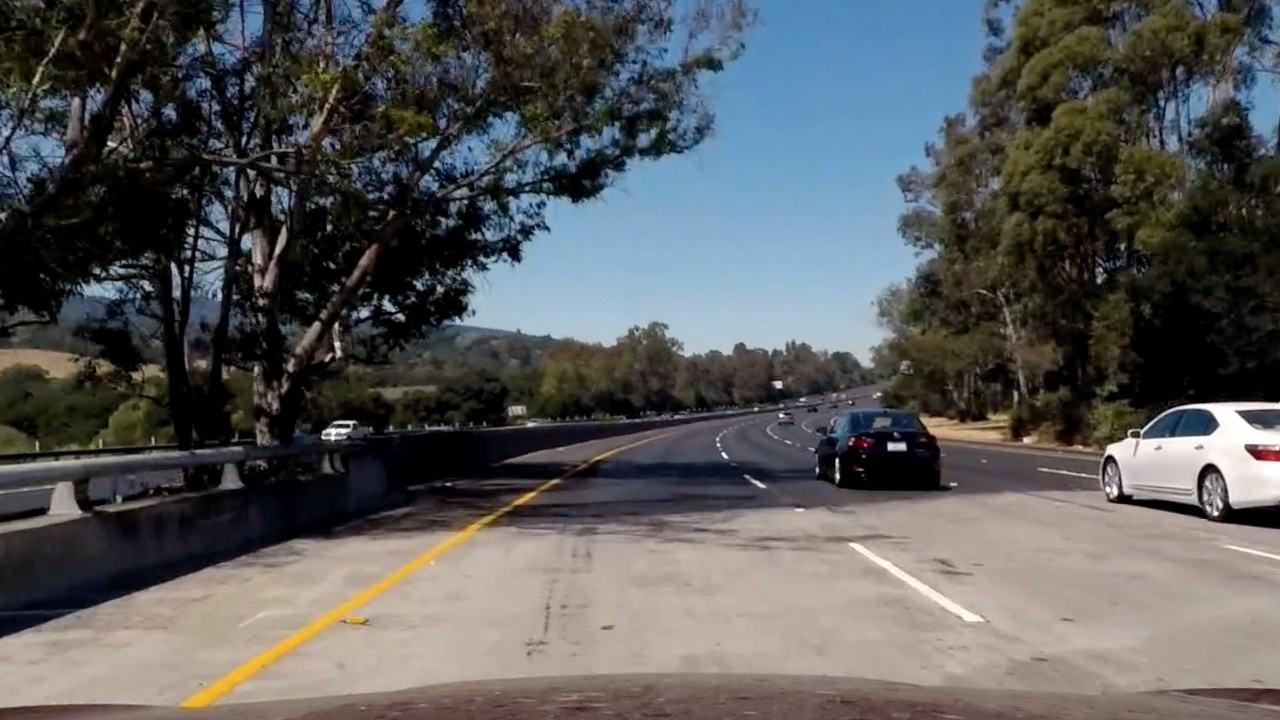
#> input picture Advanced_lane_detection/bridge_shadow.jpg, 1280 x 720 px
$ python HSV_Sobel_Combo.py   (older library calls are emulated)
#> lines starting #> are read from the running program, lines starting #| are printed output that depends on the picture
import cv2
import matplotlib.pyplot as plt
import matplotlib.image as mpimg
import numpy as np

img = mpimg.imread("bridge_shadow.jpg")
#> img is the input picture: shape (720, 1280, 3); mean R, G, B 89.7, 90.6, 90.8
image = np.copy(img)

img2 = image[:, :, :]
gray = cv2.cvtColor(image, cv2.COLOR_RGB2GRAY)

sobelx = cv2.Sobel(gray, cv2.CV_64F, 1, 0)
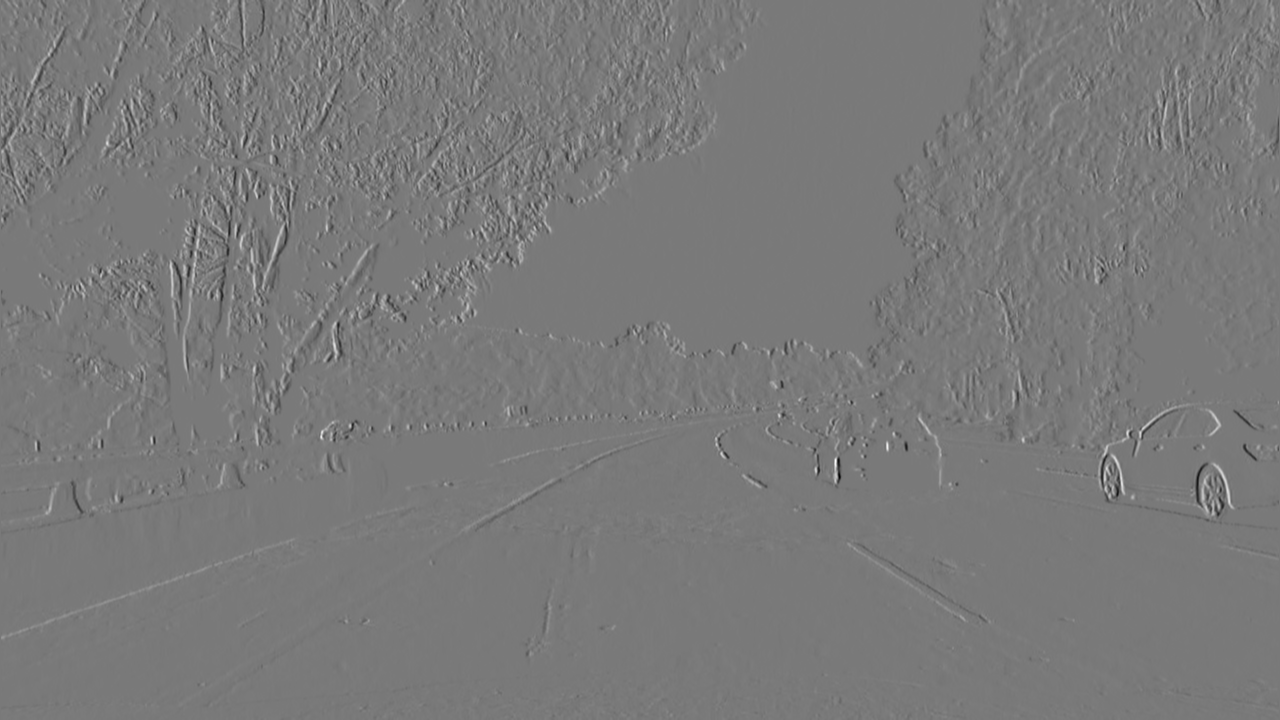
#> sobelx: shape (720, 1280) float64; min -785, max 859, mean 0.2; drawn with min black and max white
abs_sobelx = np.absolute(sobelx)
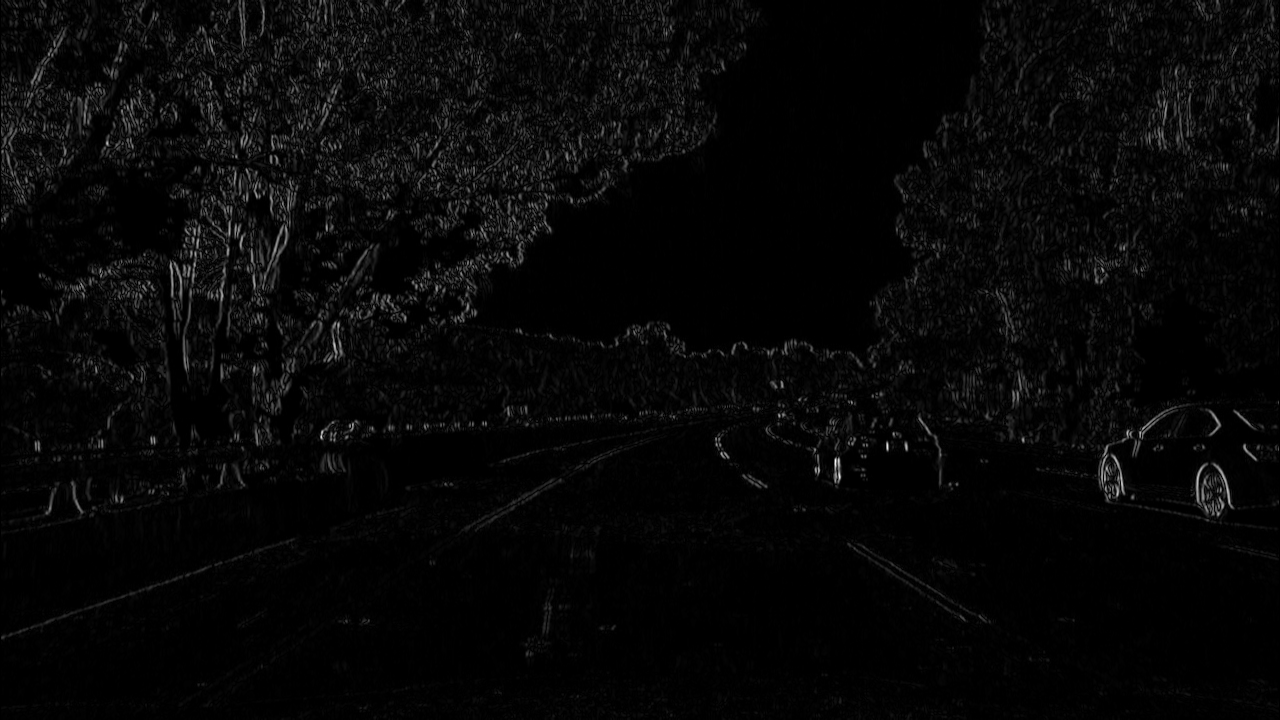
#> abs_sobelx: shape (720, 1280) float64; min 0, max 859, mean 25.7; drawn with min black and max white
scaled_sobel = np.uint8(255*abs_sobelx/np.max(abs_sobelx))
thresh_min = 20
thresh_max = 100
sobel_th = [20, 100]
sxbinary = np.zeros_like(scaled_sobel)
sxbinary[(scaled_sobel >= sobel_th[0]) & (scaled_sobel <= sobel_th[1])] = 1
histogram = np.sum(sxbinary, axis=0)
print(histogram.shape[0]/2)
# plt.plot(histogram)

# HLS conversion
hls = cv2.cvtColor(image, cv2.COLOR_RGB2HLS)
#> hls: shape (720, 1280, 3); mean of channels 0, 1, 2 55.3, 90.3, 67
H = hls[:, :, 0]
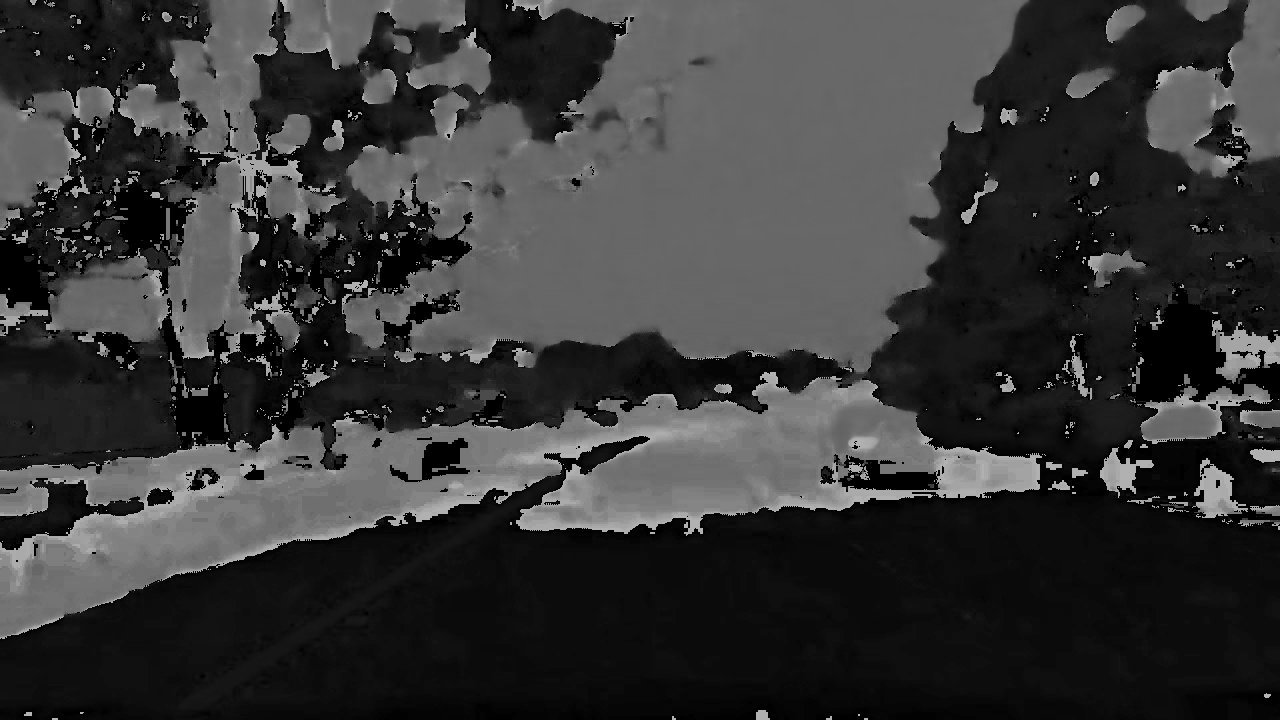
#> H: shape (720, 1280); min 0, max 180, mean 55.3
L = hls[:, :, 1]
S = hls[:, :, 2]
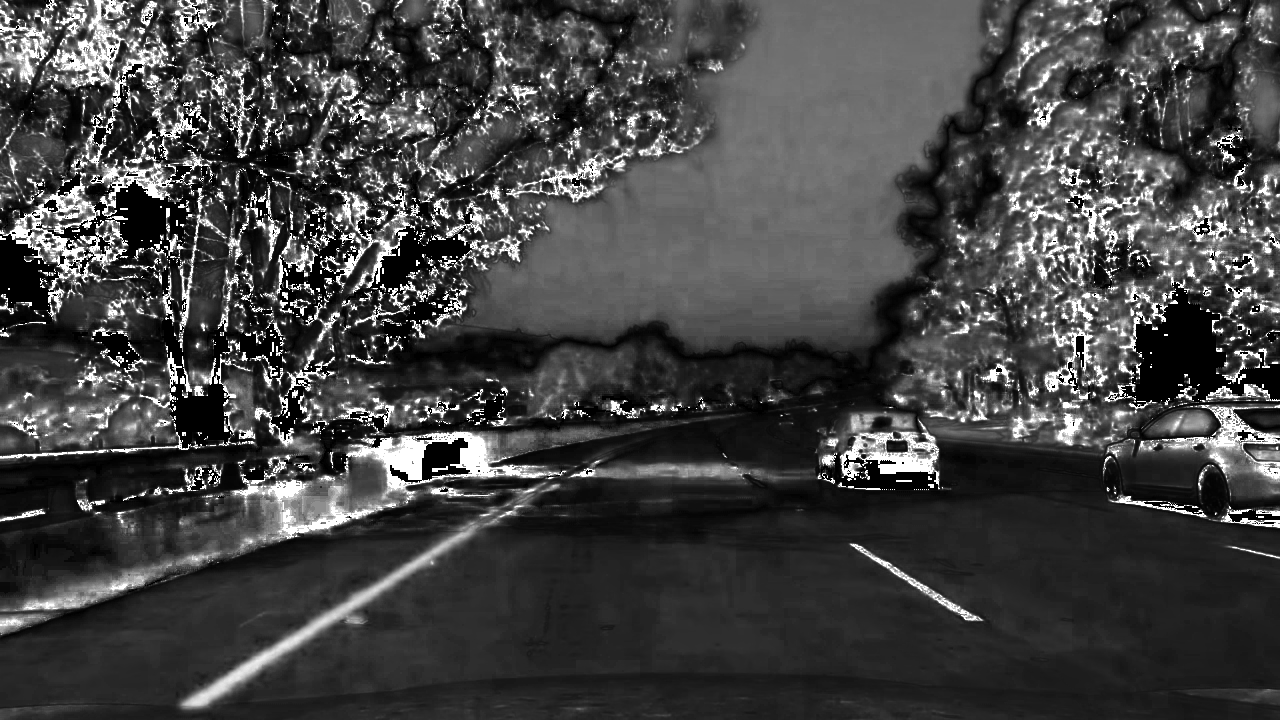
#> S: shape (720, 1280); min 0, max 255, mean 67
thresh = [170, 255]
binary = np.zeros_like(S)
binary[(S >= thresh[0]) & (S <= thresh[1])] = 1

combined = np.zeros_like(binary)
combined[(binary == 1) | (sxbinary == 1)] = 1

plt.imshow(combined, cmap='gray')
plt.show()
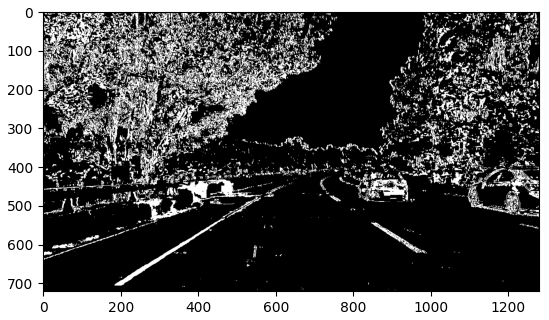
#> figure drawn by matplotlib, 1 panel

$ run again, with Advanced_lane_detection/calibration_test1.jpg copied over Advanced_lane_detection/bridge_shadow.jpg
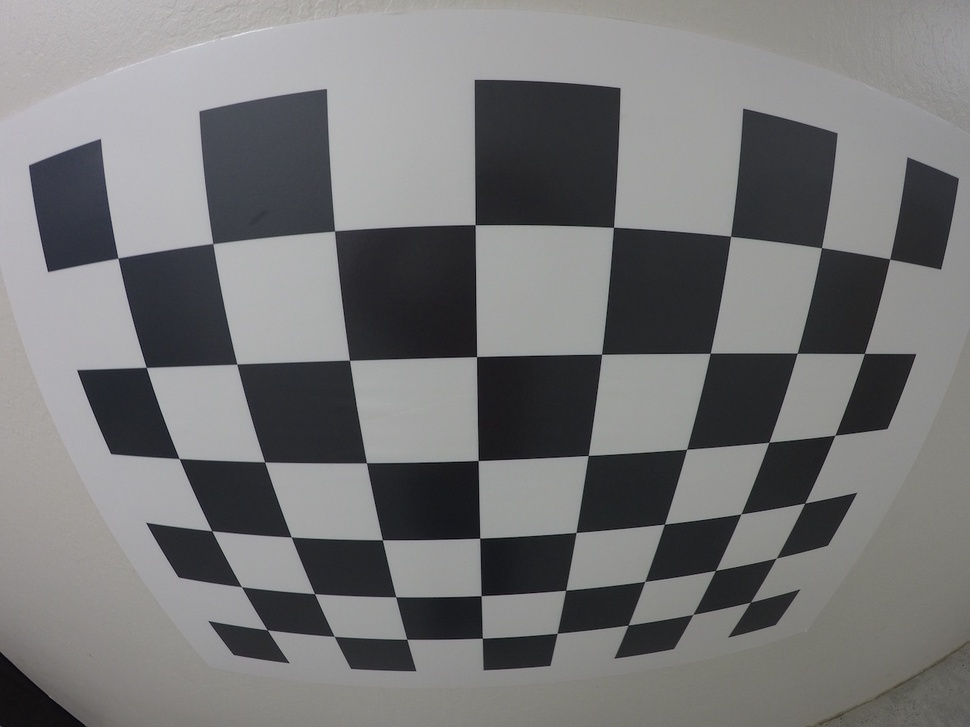
#> input picture Advanced_lane_detection/calibration_test1.jpg, 970 x 727 px, shrunk from 1280 x 960 before the run
#> img is the input picture: shape (727, 970, 3); mean R, G, B 118.3, 118.3, 118.9
#> hls: shape (727, 970, 3); mean of channels 0, 1, 2 72, 118.7, 7.5
#> `H = hls[:, :, 0]`:
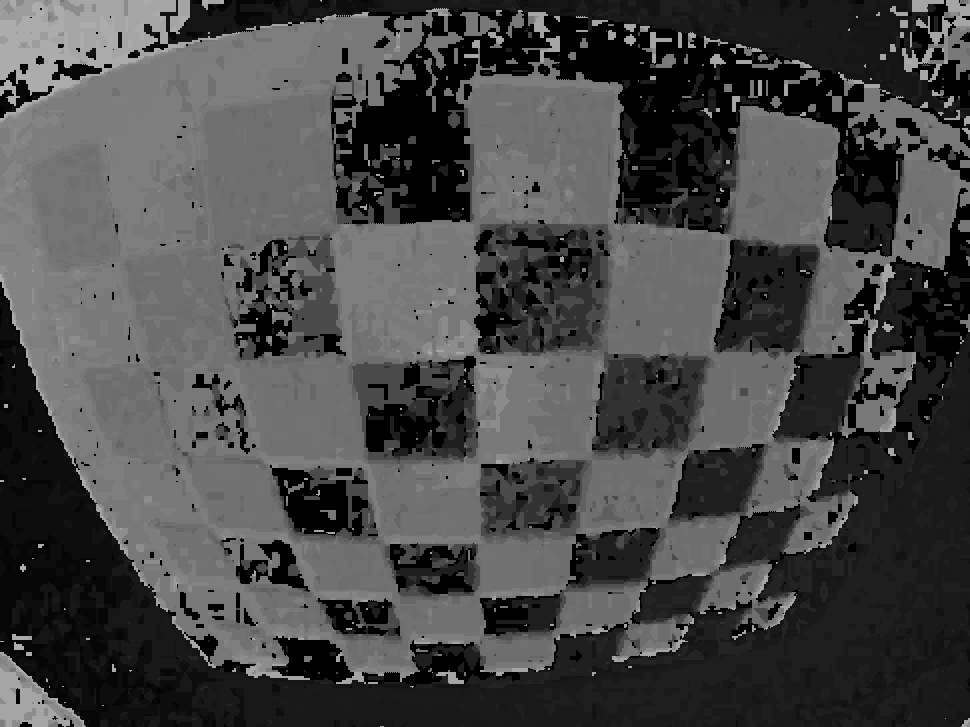
#> H: shape (727, 970); min 0, max 173, mean 72
#> `plt.show()`:
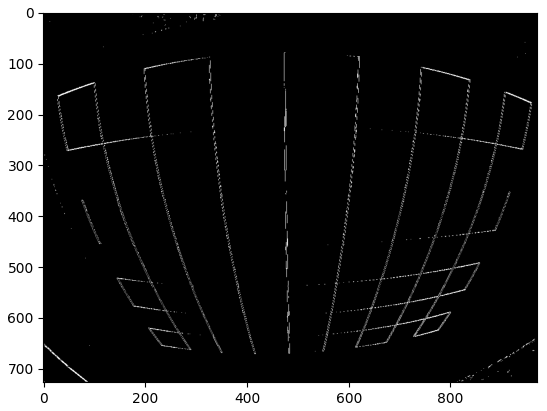
#> figure drawn by matplotlib, 1 panel

$ run again, with Advanced_lane_detection/calibration_test2.jpg copied over Advanced_lane_detection/bridge_shadow.jpg
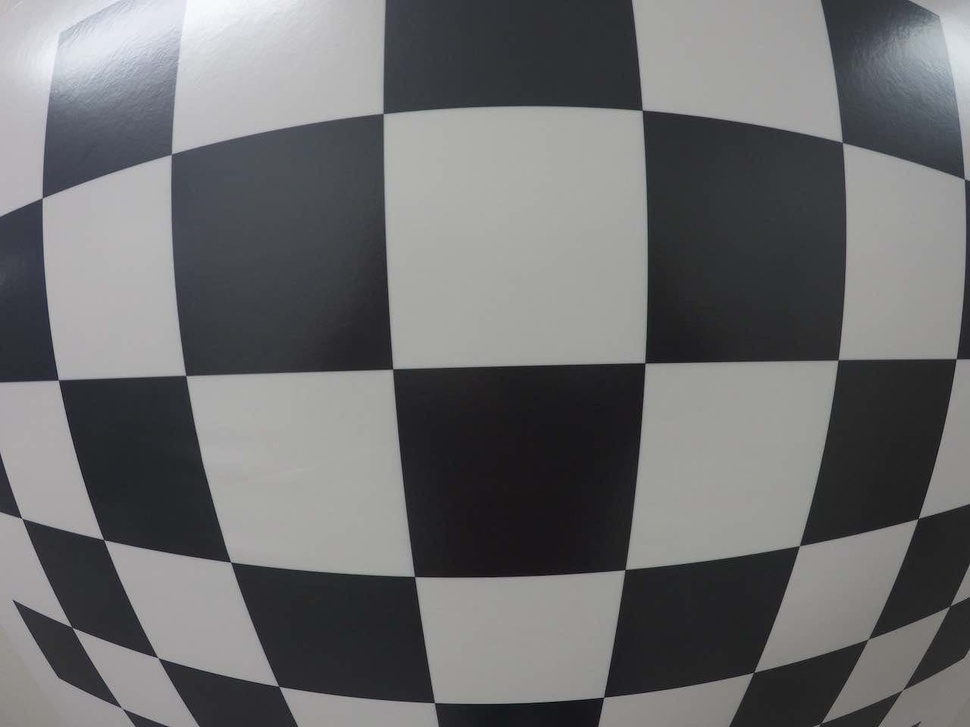
#> input picture Advanced_lane_detection/calibration_test2.jpg, 970 x 727 px, shrunk from 1280 x 960 before the run
#> img is the input picture: shape (727, 970, 3); mean R, G, B 109.3, 109.7, 110.9
#> hls: shape (727, 970, 3); mean of channels 0, 1, 2 77.1, 110.3, 11.5
#> `H = hls[:, :, 0]`:
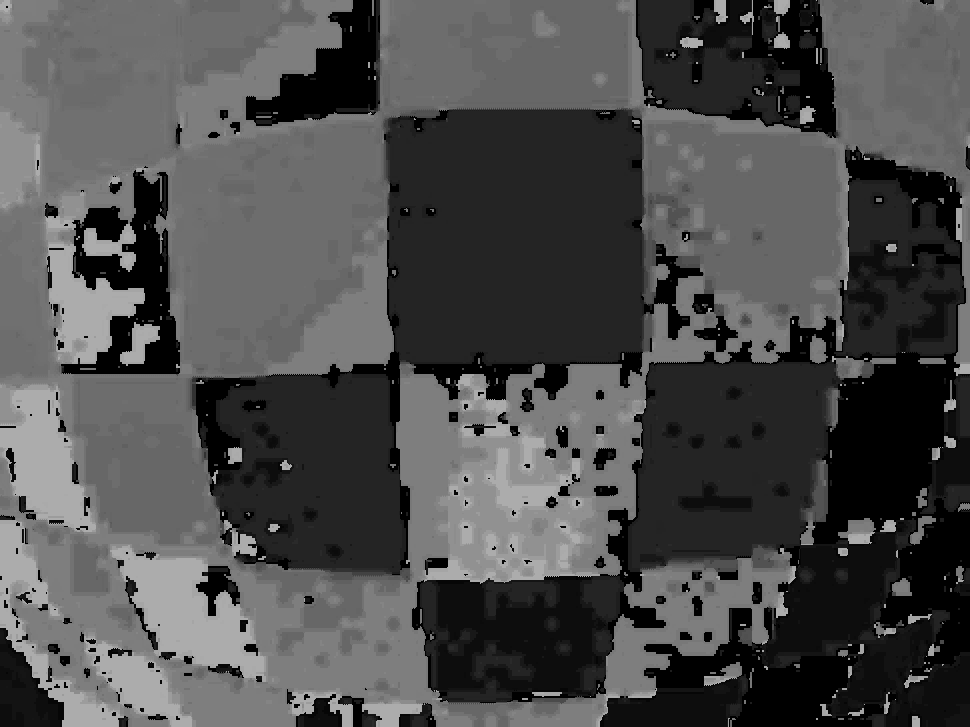
#> H: shape (727, 970); min 0, max 177, mean 77.1
#> `plt.show()`:
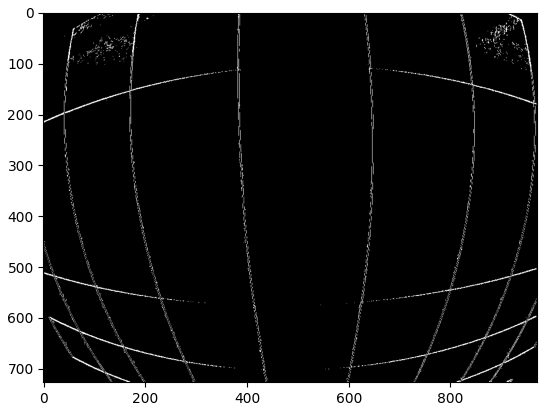
#> figure drawn by matplotlib, 1 panel
